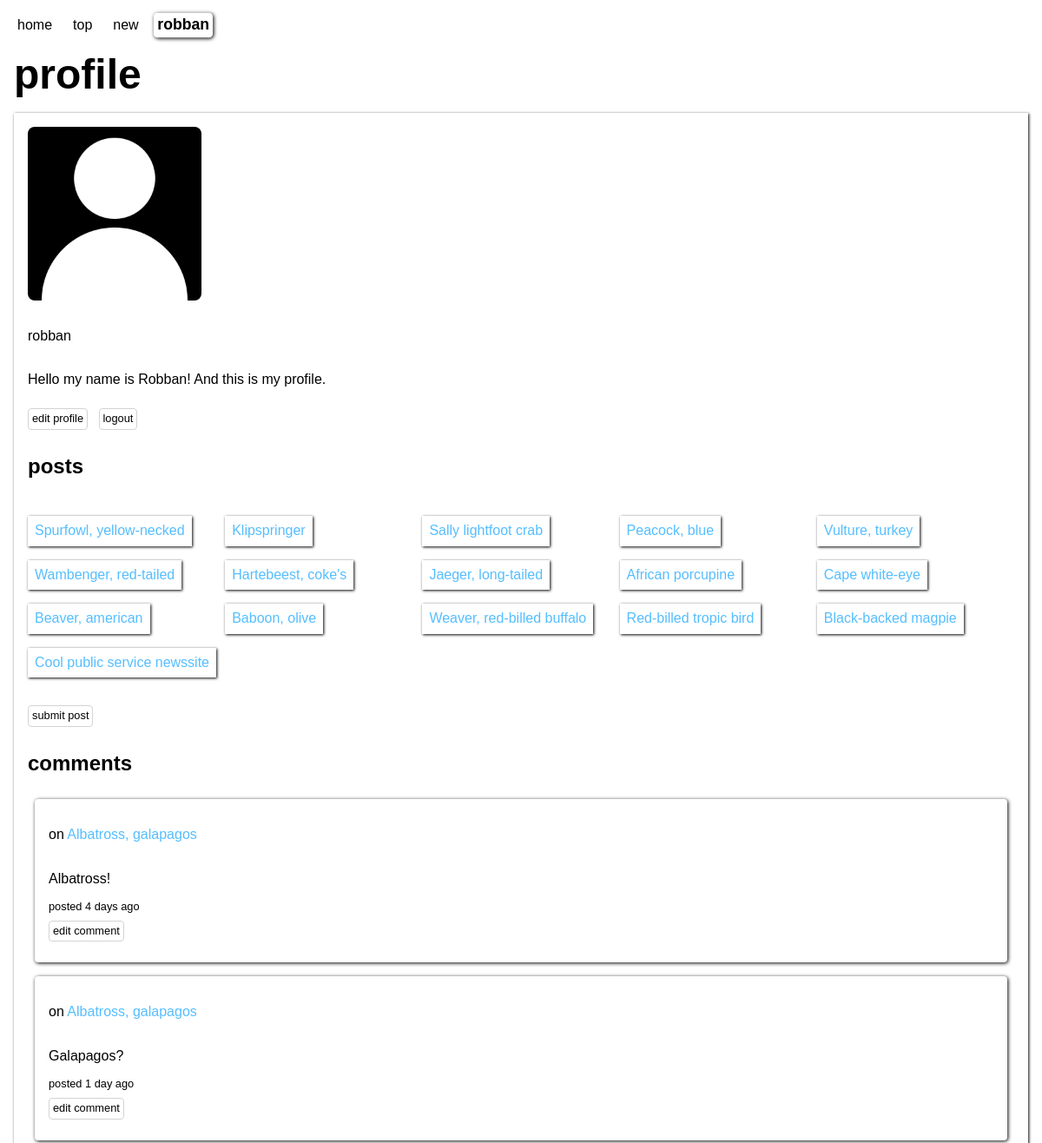
The app's page /profile.php (signed in) with its own data.
### tables this page shows
CREATE TABLE posts (
	id INTEGER NOT NULL PRIMARY KEY AUTOINCREMENT UNIQUE,
	user_id INTEGER NOT NULL,
	title VARCHAR NOT NULL,
	description VARCHAR NOT NULL,
	url VARCHAR NOT NULL,
	creation_time DATETIME NOT NULL
);

CREATE TABLE comments (
	id INTEGER NOT NULL PRIMARY KEY AUTOINCREMENT UNIQUE,
	post_id INTEGER NOT NULL,
	user_id INTEGER NOT NULL,
	comment VARCHAR NOT NULL,
	reply INTEGER,
	creation_time DATETIME NOT NULL
);

### app/functions.php (called while the page is built, shortened)
<?php
function getAge(string $birth): string
{
    $today = new DateTime();
    $birth = new DateTime($birth);
    $interval = $today->diff($birth);
    if ($interval->m === 0 && $interval->days === 1) {
        return $interval->days . " day ago";
    } elseif ($interval->m === 0 && $interval->days > 0) {
        return $interval->days . " days ago";
    }
    return "today";
}
function fetchUserPosts(int $userId, PDO $db): ?array
{
    $stmnt = $db->prepare("SELECT * FROM posts WHERE user_id = :user_id");
    $stmnt->bindParam("user_id", $userId, PDO::PARAM_INT);
    $stmnt->execute();
    $results = $stmnt->fetchAll(PDO::FETCH_ASSOC);
    return $results;
}
function fetchUserComments(int $userId, PDO $db): ?array
{
    $stmnt = $db->prepare("SELECT * FROM comments WHERE user_id = :user_id");
    $stmnt->bindParam(":user_id", $userId, PDO::PARAM_INT);
    $stmnt->execute();
    $results = $stmnt->fetchAll(PDO::FETCH_ASSOC);
    return $results;
}
function fetchPostTitle(int $postId, PDO $db): ?string
{
    $stmnt = $db->prepare("SELECT title FROM posts WHERE id = :id;");
    $stmnt->bindParam(":id", $postId, PDO::PARAM_INT);
    $stmnt->execute();
    $result = $stmnt->fetch(PDO::FETCH_ASSOC);
    return $result['title'];
}

### profile.php (the view, shortened to what this page needs)
<?php
require __DIR__ . '/app/autoload.php';
require __DIR__ . '/views/header.php';
if (!userLoggedIn()) {
    header("location: /");
    exit;
} else {
    $userPosts = fetchUserPosts($_SESSION['user']['id'], $db);
    $userComments = fetchUserComments($_SESSION['user']['id'], $db);
}
?>
<main>
    <h1>profile</h1>
    <section class="profile">
        <?php if (!isset($_SESSION['user']['image_url'])) : ?>
            <img src="/assets/images/no-image.png" alt="no profile picture selected">
        <?php else : ?>
            <img src="<?= $_SESSION['user']['image_url'] ?>" alt="profile picture">
        <?php endif; ?>
        <p><?= $_SESSION['user']['user_name'] ?></p>
        <p><?= $_SESSION['user']['bio'] ?></p>
        <div class="button-group">
            <a class="button" href="/edit.php?edit=profile">edit profile</a>
            <a class="button" href="/app/users/logout.php">logout</a>
        </div>
        <?php if (isset($userPosts)) : ?>
            <h2>posts</h2>
            <ul class="user-posts">
                <?php foreach ($userPosts as $userPost) : ?>
                    <li>
                        <a href="/view.php?view=post&post_id=<?= $userPost['id'] ?>"><?= $userPost['title'] ?></a>
                    </li>
                <?php endforeach; ?>
            </ul>
            <a class="button" href="submit.php">submit post</a>
        <?php else : ?>
            <h2>no posts</h2>
            <a class="button" href="submit.php">submit post</a>
        <?php endif; ?>
        <?php if (isset($userComments)) : ?>
            <h2>comments</h2>
            <?php foreach ($userComments as $userComment) : ?>
                <div class="comment">
                    <p>on
                        <a href="/view.php?view=post&post_id=<?= $userComment['post_id'] ?>">
                            <?= fetchPostTitle((int)$userComment['post_id'], $db) ?>
                        </a>
                    </p>
                    <p><?= $userComment['comment'] ?></p>
                    <small>posted <?= getAge($userComment['creation_time']) ?></small>
                    <a class="button" href="/edit.php?edit=comment&comment_id=<?= $userComment['id'] ?>">edit comment</a>
                </div>
            <?php endforeach; ?>
        <?php else : ?>
            <h2>no comments</h2>
        <?php endif; ?>
    </section>
</main>
<?php
require __DIR__ . '/views/footer.php';
?>

### assets/css/style.css (style rules this page uses)
:root { --blue: rgb(85, 190, 255); --orange: coral; }
body { margin: 16px; font-family: sans-serif; }
a { text-decoration: none; color: rgb(85, 190, 255); }
h1 { font-size: 3rem; margin-top: 8px; margin-bottom: 16px; }
button, .button { color: black; display: inline-block; width: fit-content; height: fit-content; font-size: 0.8rem; padding: 4px; margin: 8px 8px 8px 0px; background-color: rgba(0, 0, 0, 0); border-radius: 4px; border: 0.5px lightgray solid; cursor: pointer; transition: all 0.1s ease-in-out; }
div.comment { display: flex; flex-direction: column; margin: 8px; padding: 16px; box-shadow: 1px 1px 4px; border-radius: 4px; }
section.profile { display: flex; flex-direction: column; padding: 16px; box-shadow: 1px 1px 3px; }
section.profile img { width: 200px; height: 200px; margin: 0px 0px 16px 0px; border-radius: 8px; object-fit: cover; }
ul.user-posts { list-style-type: none; display: grid; grid-template-columns: repeat(auto-fit, minmax(200px, 1fr)); padding: 0px; }
ul.user-posts li { width: fit-content; padding: 8px; margin: 8px 8px 8px 0px; box-shadow: 1px 1px 3px; transition: transform 0.1s ease-in-out; }

### records on screen
posts: title "Spurfowl, yellow-necked"
posts: title "Klipspringer"
posts: title "Sally lightfoot crab"
posts: title "Peacock, blue"
posts: title "Vulture, turkey"
posts: title "Wambenger, red-tailed"
posts: title "Hartebeest, coke's"
posts: title "Jaeger, long-tailed"
posts: title "African porcupine"
posts: title "Cape white-eye"
posts: title "Beaver, american"
posts: title "Baboon, olive"
posts: title "Weaver, red-billed buffalo"
posts: title "Red-billed tropic bird"
posts: title "Black-backed magpie"
posts: title "Cool public service newssite"
comments: post.title "Albatross, galapagos", comment "Albatross!", creation_time "4 days ago"
comments: post.title "Albatross, galapagos", comment "Galapagos?", creation_time "1 day ago"

### other values on screen
$_SESSION['user']['user_name'] "robban"
$_SESSION['user']['bio'] "Hello my name is Robban! And this is my profile."
